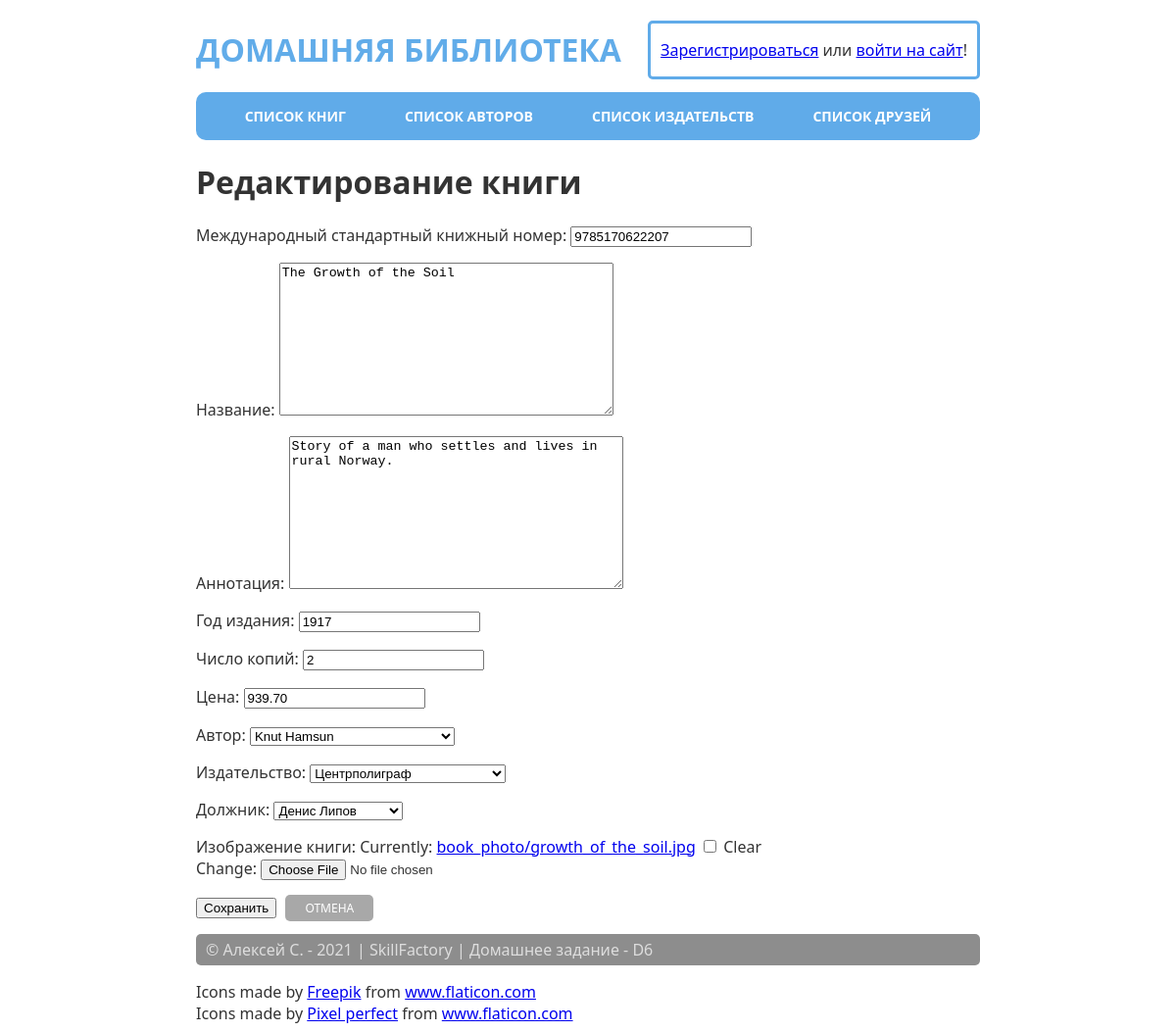
The page /book/1/edit/ on the database its author committed.
### home_library/models.py (models this page shows, shortened)
class Book(models.Model):
    ISBN = models.CharField(max_length=13,
                            verbose_name=_("Международный стандартный "
                                           "книжный номер"))
    title = models.TextField(verbose_name=_("Название"))
    description = models.TextField(verbose_name=_("Аннотация"))
    year_release = models.SmallIntegerField(verbose_name=_("Год издания"))
    copy_count = models.SmallIntegerField(verbose_name=_("Число копий"), null=True)
    price = models.DecimalField(max_digits=12, decimal_places=2, null=True,
                                verbose_name=_("Цена"))
    author = models.ForeignKey("home_library.Author", on_delete=models.CASCADE,
                               verbose_name=_("Автор"), related_name="book_author")
    publisher = models.ForeignKey("home_library.publisher", on_delete=SET_NULL, null=True,
                                  verbose_name=_("Издательство"), related_name="book_publisher")
    friends = models.ForeignKey("home_library.Friend", on_delete=SET_NULL, null=True, verbose_name=_("Должник"), related_name="book_friend")
    photo = models.ImageField(upload_to='book_photo', blank=True, verbose_name=_("Изображение книги"), null=True)

### home_library/views.py (the view, shortened to what this page needs)
# urls.py: path('book/<int:pk>/edit/', BookEdit.as_view(), name='book_edit'),
class BookEdit(authView, UpdateView):
    model = Book
    fields = '__all__'
    template_name = 'book_edit.html'
    def get_form(self, form_class=None):
        form = super(BookEdit, self).get_form(form_class)
        form.fields['copy_count'].required = False
        form.fields['price'].required = False
        form.fields['ISBN'].required = False
        form.fields['friends'].required = False
        return form

### home_library/models.py (called while the page is built)
    def __str__(self):
        return self.full_name

    def __str__(self):
            return self.full_name

    def __str__(self):
        return self.name

### home_library/views.py (called while the page is built)
    def get_context_data(self, **kwargs):
        context = super().get_context_data(**kwargs)
        context['show_login'] = True
        if self.request.user.is_authenticated:
            context['username'] = self.request.user.username
            if SocialAccount.objects.filter(user=self.request.user).exists():
                context['extra_data'] = SocialAccount.objects.get(user=self.request.user).extra_data
        return context

### templates/home_library/book_edit.html
{% extends 'base.html' %}
{% block extra_content %}
    <h1>Редактирование книги</h1>
    <form action="" method="post">{% csrf_token %}
      {{ form.as_p }}
    <input type="submit" value="Сохранить" />
    <a class="link-cancel" href="{% url 'home_library:index' %}">Отмена</a>
</form>
{% endblock %}

### static/css/style.css (style rules this page uses)
body { font-family: 'Segoe UI', Tahoma, Geneva, Verdana, sans-serif; color: #333; }
.link-cancel { margin: 5px; padding: 5px 20px; background-color: rgb(168, 168, 168); border-radius: 5px; cursor: pointer; color: rgb(255, 255, 255); text-transform: uppercase; text-decoration: none; font-size: 12px; }

### rows shown on the page
Book: ISBN "9785170622207", title "The Growth of the Soil", description "Story of a man who settles and lives in rural Norway.", year_release "1917", copy_count "2", price "939.70", author "Knut Hamsun", publisher "Центрполиграф", friends "Денис Липов"
